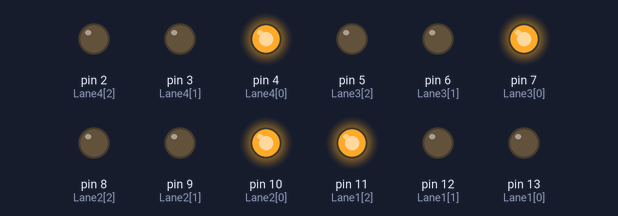
Simulated run of this sketch. Board: Arduino Uno, built with avr-gcc and run on an emulated ATmega328P. Shown: output pins drawn as LEDs (lit = HIGH).

Above: at 0.1 s.
At 5.1 s:
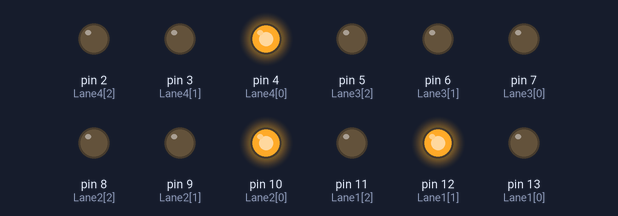
At 12.1 s:
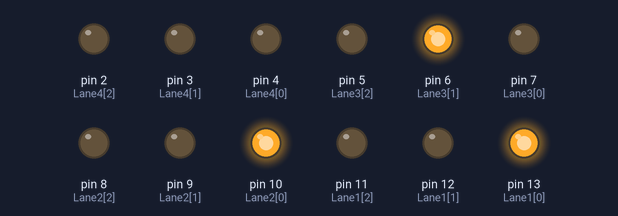
At 19.1 s:
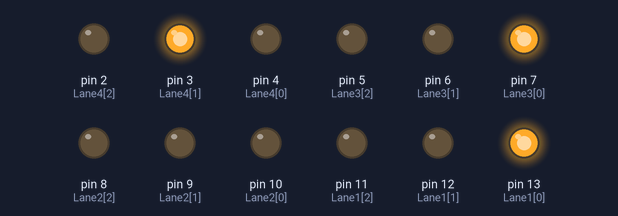
At 26.1 s:
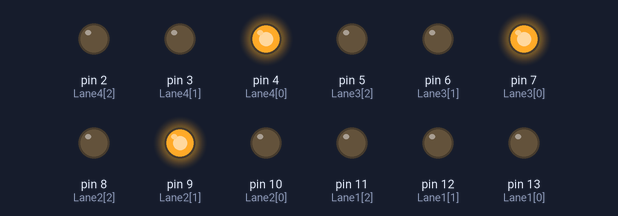
At 35.1 s:
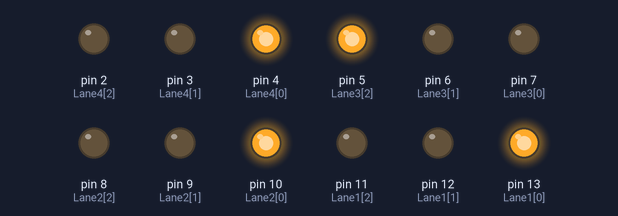
Timing chart, 0 to 36.6 s (numbered marks = the images above):
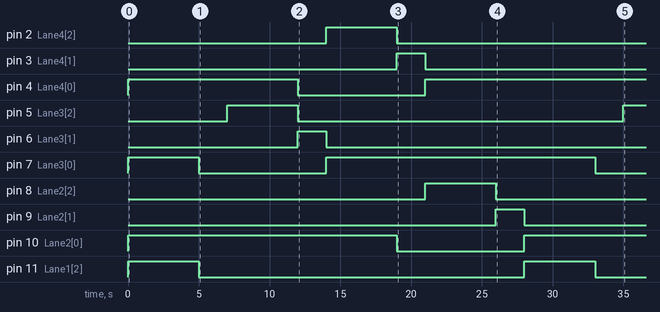

Measured:
- by itself, pin 2 (Lane4[2]): LOW → HIGH at 14.0 s, → LOW 5.0 s later
- by itself, pin 3 (Lane4[1]): LOW → HIGH at 19.0 s, → LOW 2.0 s later
- by itself, pin 4 (Lane4[0]): LOW → HIGH at 0.00 s, → LOW 12.0 s later, → HIGH 9.0 s later
- by itself, pin 5 (Lane3[2]): LOW → HIGH at 7.0 s, → LOW 5.0 s later, → HIGH 23.0 s later
- by itself, pin 6 (Lane3[1]): LOW → HIGH at 12.0 s, → LOW 2.0 s later
- by itself, pin 7 (Lane3[0]): LOW → HIGH at 0.00 s, → LOW 5.0 s later, → HIGH 9.0 s later, → LOW 19.0 s later
- by itself, pin 8 (Lane2[2]): LOW → HIGH at 21.0 s, → LOW 5.0 s later
- by itself, pin 9 (Lane2[1]): LOW → HIGH at 26.0 s, → LOW 2.0 s later

The sketch:

traffic_light_simulation.ino
```cpp
int Lane1[] = {13,12,11}; // Lane 1 Red, Yellow and Green
int Lane2[] = {10,9,8}; // Lane 3 Red, Yellow and Green
int Lane3[] = {7,6,5}; // Lane 2 Red, Yellow and Green
int Lane4[] = {4,3,2}; // Lane 4 Red, Yellow and Green
int redDelay = 5000;
int yellowDelay = 2000;

void setup()
{
  for (int x = 0; x < 3; x++)  // Declaring all the LED's as output
  {
    pinMode(Lane1[x], OUTPUT);
    pinMode(Lane2[x], OUTPUT);
    pinMode(Lane3[x], OUTPUT);
    pinMode(Lane4[x], OUTPUT);
  }
}

void loop()
 {
  digitalWrite(Lane1[2], 1);
  digitalWrite(Lane3[0], 1);
  digitalWrite(Lane4[0], 1);
  digitalWrite(Lane2[0], 1);
  delay(redDelay);
  digitalWrite(Lane1[2], 0);
  digitalWrite(Lane3[0], 0);
  digitalWrite(Lane1[1], 1);
  delay(yellowDelay);
  digitalWrite(Lane1[1], 0);
  digitalWrite(Lane3[1], 0);
  digitalWrite(Lane1[0], 1);
  digitalWrite(Lane3[2], 1);
  delay(redDelay);
  digitalWrite(Lane3[2], 0);
  digitalWrite(Lane4[0], 0);
  digitalWrite(Lane3[1], 1);
  delay(yellowDelay);
  digitalWrite(Lane3[1], 0);
  digitalWrite(Lane4[1], 0);
  digitalWrite(Lane3[0], 1);
  digitalWrite(Lane4[2], 1);
  delay(redDelay);
  digitalWrite(Lane4[2], 0);
  digitalWrite(Lane2[0], 0);
  digitalWrite(Lane4[1], 1);
  delay(yellowDelay);
  digitalWrite(Lane4[1], 0);
  digitalWrite(Lane2[1], 0);
  digitalWrite(Lane4[0], 1);
  digitalWrite(Lane2[2], 1);
  delay(redDelay);
  digitalWrite(Lane1[0], 0);
  digitalWrite(Lane2[2], 0);
  digitalWrite(Lane2[1], 1);
  delay(yellowDelay);
  digitalWrite(Lane2[1], 0);
  digitalWrite(Lane1[1], 0);
 }
```
